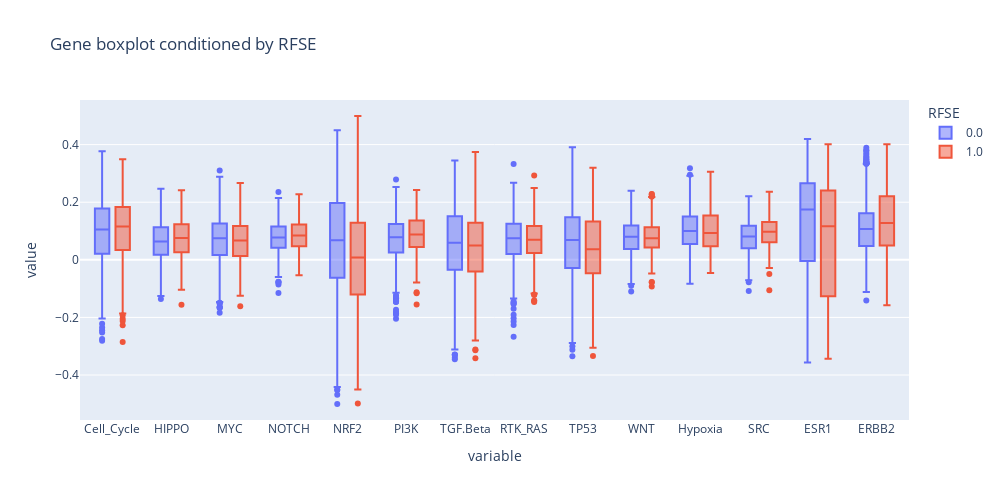

Write notebook code for a chart like this one.
### Code cell
cond_range_boxplot("RFSE")

### Figure 1 — Plotly figure (JSON) as saved in the notebook; plotly's stock layout.template omitted (floating-point values rounded to 4 significant figures; data arrays with more than 128 entries replaced by an {"elided": "..."} marker saying what was removed)
{"data": [{"alignmentgroup": "True", "hovertemplate": "RFSE=0.0<br>variable=%{x}<br>value=%{y}<extra></extra>", "legendgroup": "0.0", "marker": {"color": "#636efa"}, "name": "0.0", "notched": false, "offsetgroup": "0.0", "orientation": "v", "showlegend": true, "type": "box", "x": {"elided": "15820 str values"}, "x0": " ", "xaxis": "x", "y": {"elided": "15820 float values"}, "y0": " ", "yaxis": "y"}, {"alignmentgroup": "True", "hovertemplate": "RFSE=1.0<br>variable=%{x}<br>value=%{y}<extra></extra>", "legendgroup": "1.0", "marker": {"color": "#EF553B"}, "name": "1.0", "notched": false, "offsetgroup": "1.0", "orientation": "v", "showlegend": true, "type": "box", "x": {"elided": "5502 str values"}, "x0": " ", "xaxis": "x", "y": {"elided": "5502 float values"}, "y0": " ", "yaxis": "y"}], "layout": {"boxmode": "group", "height": 500, "legend": {"title": {"text": "RFSE"}, "tracegroupgap": 0}, "title": {"text": "Gene boxplot conditioned by RFSE"}, "width": 1000, "xaxis": {"anchor": "y", "domain": [0, 1], "title": {"text": "variable"}}, "yaxis": {"anchor": "x", "domain": [0, 1], "title": {"text": "value"}}}}
